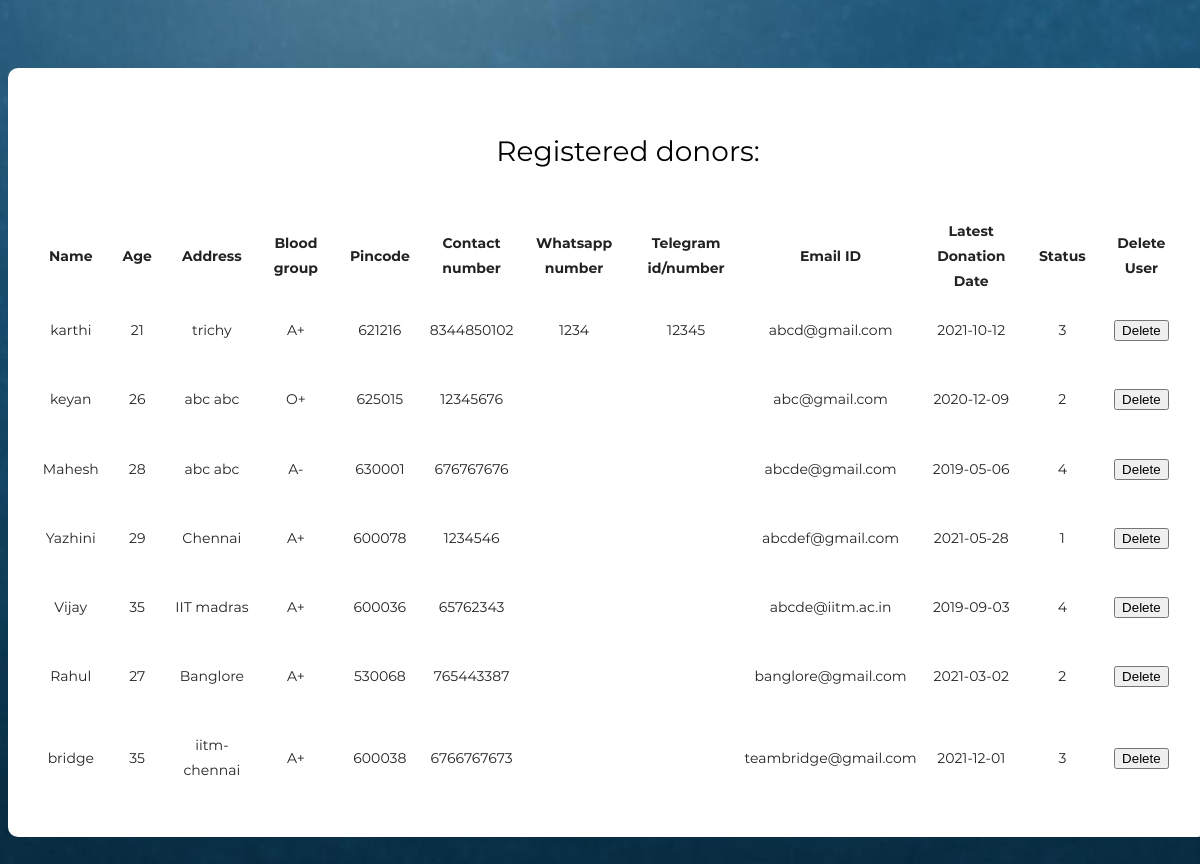
The app's page /admin_view with its own data.
### tables this page shows
CREATE TABLE "donor_details" (
	"d_id"	INTEGER NOT NULL PRIMARY KEY AUTOINCREMENT,
	"name"	TEXT,
	"age"	NUMERIC,
	"address"	TEXT,
	"c_n"	NUMERIC,
	"whatsapp"	NUMERIC,
	"telegram"	NUMERIC,
	"email"	TEXT,
	"pincode"	NUMERIC NOT NULL,
	"last_date"	TEXT,
	"status"	NUMERIC,
	"username"	TEXT UNIQUE,
	"password"	TEXT,
	"bg"	TEXT
);

### app.py (the view)
@app.route('/admin_view')
def admin_view():
    con = sqlite3.connect('db.db')
    con.row_factory = sqlite3.Row
    cur = con.cursor()
    cur.execute("select * from donor_details")
    users = cur.fetchall();
    return render_template('admin_view.html',users=users)

### templates/admin_view.html (shortened to what this page needs)
<!DOCTYPE html>
<html lang="en">
<head>
    <link rel="stylesheet" href="fonts/material-icon/css/material-design-iconic-font.min.css">
</head>
<body style="background-image: url('static/images/signup.jpeg')";>
    <div class="main">
        <section class="signup">
            <div class="container">
                <div class="signup-content">
<center>
         <nav aria-label="breadcrumb">
           <ol class="breadcrumb">
             <p class="breadcrumb-item active" aria-current="page" style="color: black; font-size: 2em;">  Registered donors:</p>
           </ol>
         </nav>
<br>
        <table class="table">
          <thead>
    <tr>
      <th scope="col">Name</th>
      <th scope="col">Age</th>
      <th scope="col">Address</th>
      <th scope="col">Blood group</th>
      <th scope="col">Pincode</th>
      <th scope="col">Contact number</th>
      <th scope="col">Whatsapp number</th>
      <th scope="col">Telegram id/number</th>
      <th scope="col">Email ID</th>
      <th scope="col">Latest Donation Date</th>
      <th scope="col">Status</th>
      <th scope="col">Delete User</th>
    </tr>
  </thead>
           {% for r in users %}
              <tr>
                 <td>{{r["name"]}}</td>
                 <td>{{r["age"]}}</td>
                 <td>{{r["address"]}}</td>
                 <td>{{r["bg"]}}</td>
                 <td> {{ r["pincode"]}}</td>
                 <td>{{r['c_n']}}</td>
                 <td>{{r["whatsapp"]}}</td>
                 <td>{{r["telegram"]}}</td>
                 <td>{{r['email']}}</td>
                <td>{{r['last_date']}}</td>
                <td>{{r['status']}}</td>
                 <td><a href = "{{url_for('deleteuser',email=r['email'])}}" class="btn btn-danger"><button>Delete</button></a></td>
              </tr>
           {% endfor %}
</center>
</body>
</html>

### templates/admin_view.html (style rules this page uses)
p { margin-bottom: 0px; font-size: 15px; color: #777; }
body { font-size: 14px; line-height: 1.8; color: #222; font-weight: 400; font-family: 'Montserrat'; background-image: url("signup.jpeg"); background-repeat: no-repeat; background-size: cover; -moz-background-size: cover; -webkit-background-size: cover; -o-background-size: cover; -ms-background-size: cover; background-position: center center; padding: 60px 0; }
.container { width: 1200px; position: relative; margin: 0 auto; }
.signup-content { background: #fff; border-radius: 10px; -moz-border-radius: 20px; -webkit-border-radius: 10px; -o-border-radius: 20px; -ms-border-radius: 20px; padding: 30px 25px; }
td { padding-top: 1.5em; padding-bottom: 1.5em; text-align: center; }
th { padding-left: 1.5em; padding-right: 1.5em; }
th { padding-left: 1em; padding-right: 1em; }

### records on screen
donor_details: name "karthi", age "21", address "trichy", bg "A+", pincode "621216", c_n "8344850102", whatsapp "1234", telegram "12345", email "abcd@gmail.com", last_date "2021-10-12", status "3"
donor_details: name "keyan", age "26", address "abc abc", bg "O+", pincode "625015", c_n "12345676", email "abc@gmail.com", last_date "2020-12-09", status "2"
donor_details: name "Mahesh", age "28", address "abc abc", bg "A-", pincode "630001", c_n "676767676", email "abcde@gmail.com", last_date "2019-05-06", status "4"
donor_details: name "Yazhini", age "29", address "Chennai", bg "A+", pincode "600078", c_n "1234546", email "abcdef@gmail.com", last_date "2021-05-28", status "1"
donor_details: name "Vijay", age "35", address "IIT madras", bg "A+", pincode "600036", c_n "65762343", email "abcde@iitm.ac.in", last_date "2019-09-03", status "4"
donor_details: name "Rahul", age "27", address "Banglore", bg "A+", pincode "530068", c_n "765443387", email "banglore@gmail.com", last_date "2021-03-02", status "2"
donor_details: name "bridge", age "35", address "iitm-chennai", bg "A+", pincode "600038", c_n "6766767673", email "teambridge@gmail.com", last_date "2021-12-01", status "3"
